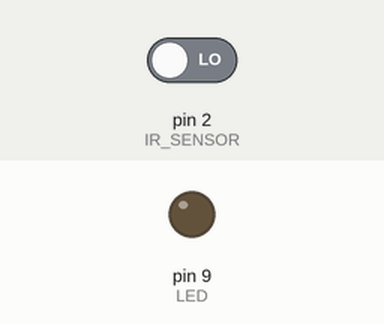
Recording of a sketch running on a simulated Arduino Uno, built with avr-gcc and run on an emulated ATmega328P. On the bench: output pins drawn as LEDs (lit = HIGH). The inputs (shaded band) are chosen by the test bench; at power-on: pin 2 (IR_SENSOR) LOW.

Above: at 1.2 s.
1.3 s: pin 2 (IR_SENSOR) driven HIGH
At 1.6 s:
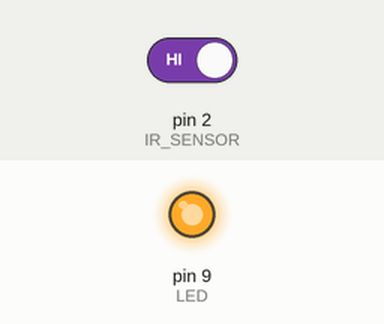
2.8 s: pin 2 (IR_SENSOR) driven LOW
At 4.0 s:
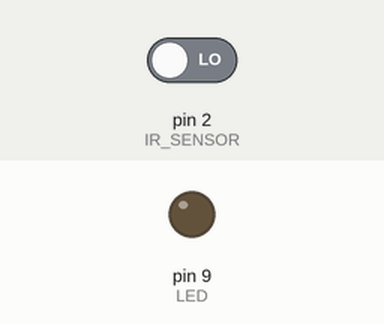
Timing chart, 0 to 5.8 s (numbered marks = the images above; inputs shaded):
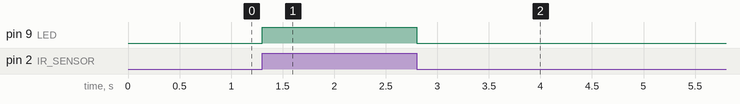

The sketch:

IR.ino
```cpp
#define IR_SENSOR 2
#define LED 9

void setup() {
  pinMode(IR_SENSOR, INPUT);
  pinMode(LED, OUTPUT);
}

void loop() {
  int obstacle = digitalRead(IR_SENSOR);

  if (obstacle == HIGH) {
    // Object detected → blink LED
    digitalWrite(LED, HIGH);

  }
  else {
    // No object → LED OFF
    digitalWrite(LED, LOW);
  }
}
```

Measured:
- after the input at 1.3 s, pin 9 (LED): LOW → HIGH at once
- after the input at 2.8 s, pin 9 (LED): HIGH → LOW at once
